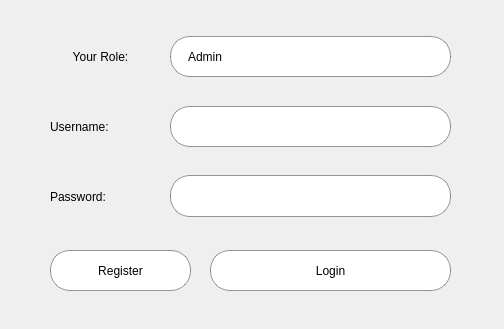
<?xml version="1.0" encoding="UTF-8"?>
<ui version="4.0">
 <class>MainWindow</class>
 <widget class="QMainWindow" name="MainWindow">
  <property name="geometry">
   <rect>
    <x>0</x>
    <y>0</y>
    <width>504</width>
    <height>329</height>
   </rect>
  </property>
  <property name="windowTitle">
   <string>MainWindow</string>
  </property>
  <property name="styleSheet">
   <string notr="true"/>
  </property>
  <widget class="QWidget" name="centralwidget">
   <widget class="QLineEdit" name="UsernameInput">
    <property name="geometry">
     <rect>
      <x>170</x>
      <y>106</y>
      <width>281</width>
      <height>41</height>
     </rect>
    </property>
    <property name="styleSheet">
     <string notr="true">QLineEdit#UsernameInput
{
	border-radius: 20px;
	border: 1px solid rgba(0, 0, 0, 100);
	padding: 10px;
	padding-left: 17px;
	font: 14pt &quot;Terminal&quot;;
}
QLineEdit#UsernameInput:hover
{

}</string>
    </property>
   </widget>
   <widget class="QPushButton" name="LoginButton">
    <property name="geometry">
     <rect>
      <x>210</x>
      <y>250</y>
      <width>241</width>
      <height>41</height>
     </rect>
    </property>
    <property name="cursor">
     <cursorShape>PointingHandCursor</cursorShape>
    </property>
    <property name="styleSheet">
     <string notr="true">QPushButton#LoginButton
{
	border-radius: 20px;
	border: 1px solid rgba(0, 0, 0, 100);
	background-color: rgb(255, 255, 255);
	font: 14pt &quot;Terminal&quot;;
}
QPushButton#LoginButton:hover
{
	background-color: rgb(244, 244, 244);
}</string>
    </property>
    <property name="text">
     <string>Login</string>
    </property>
   </widget>
   <widget class="QLabel" name="UsernameLabel">
    <property name="geometry">
     <rect>
      <x>50</x>
      <y>106</y>
      <width>91</width>
      <height>41</height>
     </rect>
    </property>
    <property name="styleSheet">
     <string notr="true">font: 14pt &quot;Terminal&quot;;</string>
    </property>
    <property name="text">
     <string>Username:</string>
    </property>
    <property name="wordWrap">
     <bool>true</bool>
    </property>
   </widget>
   <widget class="QLineEdit" name="PasswordInput">
    <property name="geometry">
     <rect>
      <x>170</x>
      <y>175</y>
      <width>281</width>
      <height>42</height>
     </rect>
    </property>
    <property name="styleSheet">
     <string notr="true">QLineEdit#PasswordInput
{
	border-radius: 20px;
	border: 1px solid rgba(0, 0, 0, 100);
	padding: 10px;
	padding-left: 17px;
	font: 14pt &quot;Terminal&quot;;
}
QLineEdit#PasswordInput:hover
{

}</string>
    </property>
    <property name="text">
     <string/>
    </property>
    <property name="echoMode">
     <enum>QLineEdit::Password</enum>
    </property>
   </widget>
   <widget class="QLabel" name="RoleLabel">
    <property name="geometry">
     <rect>
      <x>50</x>
      <y>36</y>
      <width>101</width>
      <height>41</height>
     </rect>
    </property>
    <property name="styleSheet">
     <string notr="true">font: 14pt &quot;Terminal&quot;;</string>
    </property>
    <property name="text">
     <string>Your Role:</string>
    </property>
    <property name="alignment">
     <set>Qt::AlignCenter</set>
    </property>
    <property name="wordWrap">
     <bool>true</bool>
    </property>
   </widget>
   <widget class="QLabel" name="PasswordLabel">
    <property name="geometry">
     <rect>
      <x>50</x>
      <y>176</y>
      <width>91</width>
      <height>41</height>
     </rect>
    </property>
    <property name="styleSheet">
     <string notr="true">font: 14pt &quot;Terminal&quot;;</string>
    </property>
    <property name="text">
     <string>Password:</string>
    </property>
    <property name="wordWrap">
     <bool>true</bool>
    </property>
   </widget>
   <widget class="QComboBox" name="RoleComboBox">
    <property name="geometry">
     <rect>
      <x>170</x>
      <y>36</y>
      <width>281</width>
      <height>41</height>
     </rect>
    </property>
    <property name="cursor">
     <cursorShape>PointingHandCursor</cursorShape>
    </property>
    <property name="styleSheet">
     <string notr="true">QComboBox#RoleComboBox
{
	border-radius: 20px;
	border: 1px solid rgba(0, 0, 0, 100);
	padding: 10px;
	padding-left: 17px;
	font: 14pt &quot;Terminal&quot;;
}
QComboBox#RoleComboBox:hover
{
	background-color: rgb(244, 244, 244);
}
QComboBox#RoleComboBox::drop-down:button
{
	border-radius:20px;
}</string>
    </property>
    <item>
     <property name="text">
      <string>Admin</string>
     </property>
    </item>
    <item>
     <property name="text">
      <string>User</string>
     </property>
    </item>
    <item>
     <property name="text">
      <string>Creater</string>
     </property>
    </item>
   </widget>
   <widget class="QPushButton" name="ShowButton">
    <property name="geometry">
     <rect>
      <x>400</x>
      <y>176</y>
      <width>50</width>
      <height>40</height>
     </rect>
    </property>
    <property name="cursor">
     <cursorShape>PointingHandCursor</cursorShape>
    </property>
    <property name="autoFillBackground">
     <bool>false</bool>
    </property>
    <property name="styleSheet">
     <string notr="true">QPushButton#ShowButton
{
	border-radius: 20px;
	border: 0px solid rgba(0, 0, 0, 100);
	background-color: rgba(255, 255, 255, 0);
	font: 14pt &quot;Terminal&quot;;
}
QPushButton#ShowButton:hover
{
	background-color: rgb(244, 244, 244);
}</string>
    </property>
    <property name="text">
     <string/>
    </property>
    <property name="icon">
     <iconset>
      <normaloff>view.png</normaloff>
      <activeoff>hide.png</activeoff>view.png</iconset>
    </property>
    <property name="iconSize">
     <size>
      <width>23</width>
      <height>23</height>
     </size>
    </property>
    <property name="autoRepeat">
     <bool>true</bool>
    </property>
   </widget>
   <widget class="QLabel" name="DropDownImg">
    <property name="geometry">
     <rect>
      <x>416</x>
      <y>46</y>
      <width>20</width>
      <height>20</height>
     </rect>
    </property>
    <property name="styleSheet">
     <string notr="true"/>
    </property>
    <property name="text">
     <string/>
    </property>
    <property name="pixmap">
     <pixmap resource="resources_login.qrc">:/icons/EC8482/chevron-down.svg</pixmap>
    </property>
    <property name="scaledContents">
     <bool>true</bool>
    </property>
   </widget>
   <widget class="QPushButton" name="RegisterButton">
    <property name="geometry">
     <rect>
      <x>50</x>
      <y>250</y>
      <width>141</width>
      <height>41</height>
     </rect>
    </property>
    <property name="cursor">
     <cursorShape>PointingHandCursor</cursorShape>
    </property>
    <property name="styleSheet">
     <string notr="true">QPushButton#RegisterButton
{
	border-radius: 20px;
	border: 1px solid rgba(0, 0, 0, 100);
	background-color: rgb(255, 255, 255);
	font: 14pt &quot;Terminal&quot;;
}
QPushButton#RegisterButton:hover
{
	background-color: rgb(244, 244, 244);
}</string>
    </property>
    <property name="text">
     <string>Register</string>
    </property>
   </widget>
  </widget>
 </widget>
 <resources>
  <include location="resources_login.qrc"/>
 </resources>
 <connections/>
</ui>
